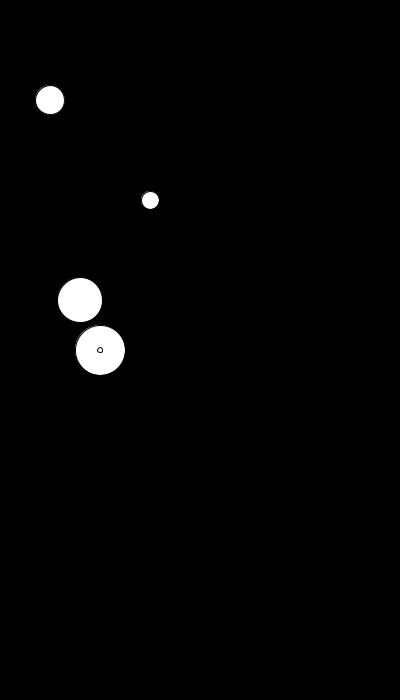
Frame 1 (no input)
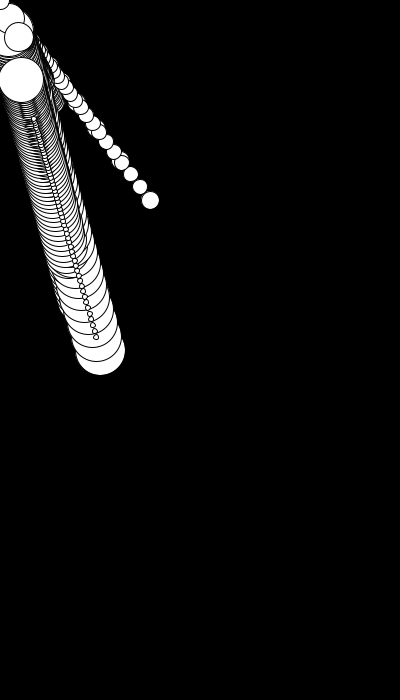
Frame 60 (the mouse pressed at the canvas centre just before this capture)
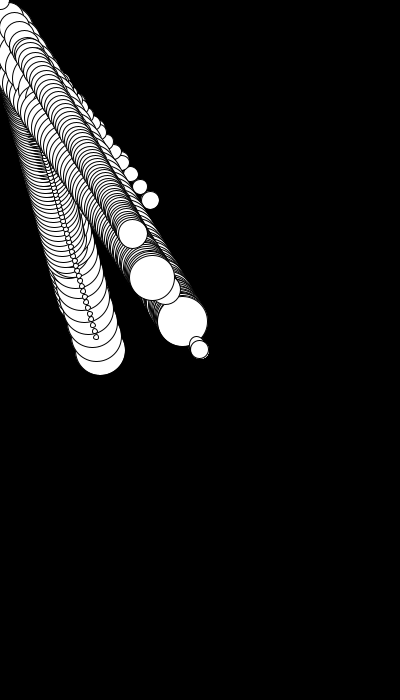
Frame 120 (the mouse held since frame 60 and released just before this capture)

The Processing sketch that drew these frames (run headless with seeded random() and noise(); from frame 60 on, the mouse is pressed at the canvas centre):

// Processing sketch: processing_36080
// ── processing_36080.pde

float e_x = 100;
float e_y = 350;

float e_x2 = 80;
float e_y2 = 300;

float e_x3 = 150;
float e_y3 = 200;

float e_x4 = 50;
float e_y4 = 100;

float e_x5 = 100;
float e_y5 = 350;

float e_x6 = 80;
float e_y6 = 300;

float e_x7 = 150;
float e_y7 = 200;

float e_x8 = 50;
float e_y8 = 100;

void setup(){
  size(400,700);
  background(0);
}

void draw() {
  
 ellipse(e_x,e_y,50,50);
 e_y = e_y + (mouseY - e_y)/25.0;
 e_x = e_x + (mouseX - e_x)/25.0;
 
 ellipse(e_x2,e_y2,25,25);
 e_y2 = e_y2 + (mouseY - e_y2)/50.0;
 e_x2 = e_x2 + (mouseX - e_x2)/50.0;
 
 ellipse(e_x3,e_y3,15,15);
 e_y3 = e_y3 + (mouseY - e_y3)/15.0;
 e_x3 = e_x3 + (mouseX - e_x3)/15.0;
 
 ellipse(e_x4,e_y4,30,30);
 e_y4 = e_y4 + (mouseY - e_y4)/35.0;
 e_x4 = e_x4 + (mouseX - e_x4)/35.0;
 
 ellipse(e_x5,e_y5,5,5);
 e_y5 = e_y5 + (mouseY - e_y5)/55.0;
 e_x5 = e_x5 + (mouseX - e_x5)/55.0;
 
 ellipse(e_x6,e_y6,45,45);
 e_y6 = e_y6 + (mouseY - e_y6)/45.0;
 e_x6 = e_x6 + (mouseX - e_x6)/45.0;
 
 ellipse(e_x7,e_y7,18,18);
 e_y7 = e_y7 + (mouseY - e_y7)/5.0;
 e_x7 = e_x7 + (mouseX - e_x7)/5.0;
 
 ellipse(e_x8,e_y8,29,29);
 e_y8 = e_y8 + (mouseY - e_y8)/60.0;
 e_x8 = e_x8 + (mouseX - e_x8)/60.0;
}
